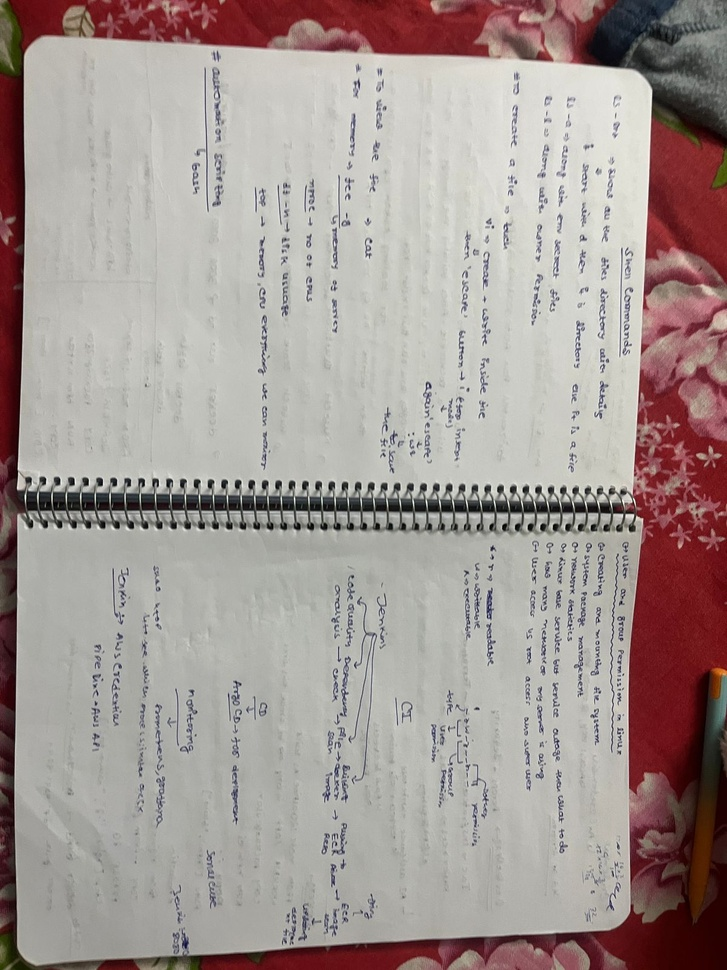
#> input picture testingimages/WhatsApp Image 2026-01-20 at 02.53.59.jpeg, 727 x 970 px, shrunk from 1200 x 1600 before the run
$ python -i warp.py   (imports and definitions only)
#> lines starting #> are read from the running program, lines starting #| are printed output that depends on the picture
#> further down, picture is the input picture: shape (970, 727, 3); mean B, G, R 148.2, 151.8, 163.7

import cv2
import numpy as np


# [70 lines left out: functions four_point_transform, order_points, auto_crop_borders, not called in this run]


def enhance_document(image, mode="auto"):

#> called with mode = 'auto'
    if image is None or image.size == 0:
        return image

    enhanced = image.copy()

    # Convert to LAB
    lab = cv2.cvtColor(enhanced, cv2.COLOR_BGR2LAB)
#> lab: shape (970, 727, 3); mean of channels 0, 1, 2 161.7, 132.5, 132.7
    l, a, b = cv2.split(lab)
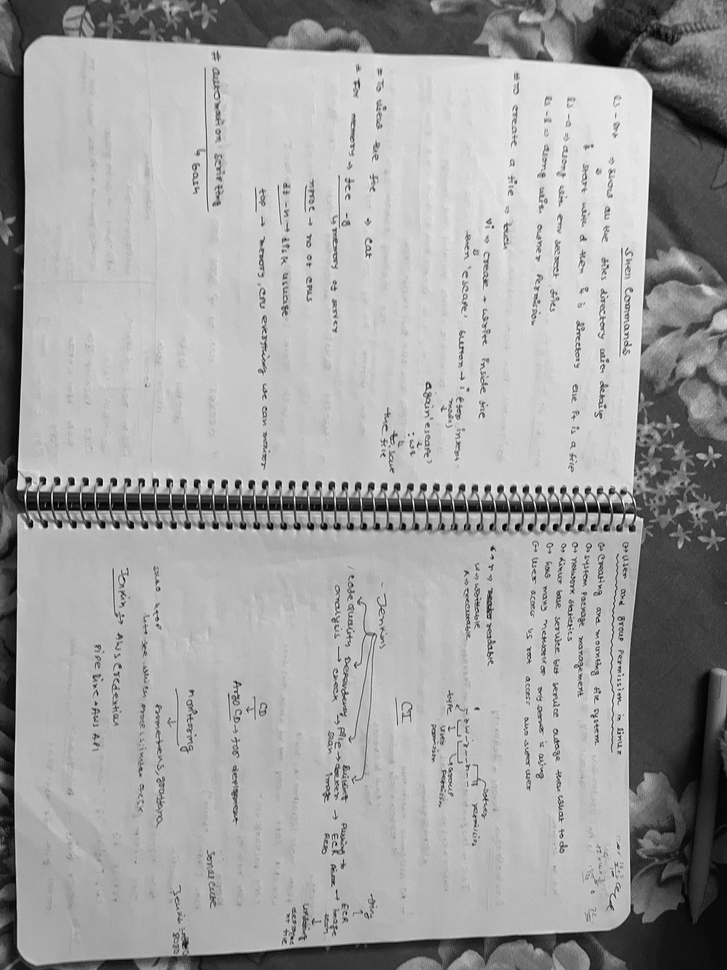
#> l: shape (970, 727); min 0, max 255, mean 161.7
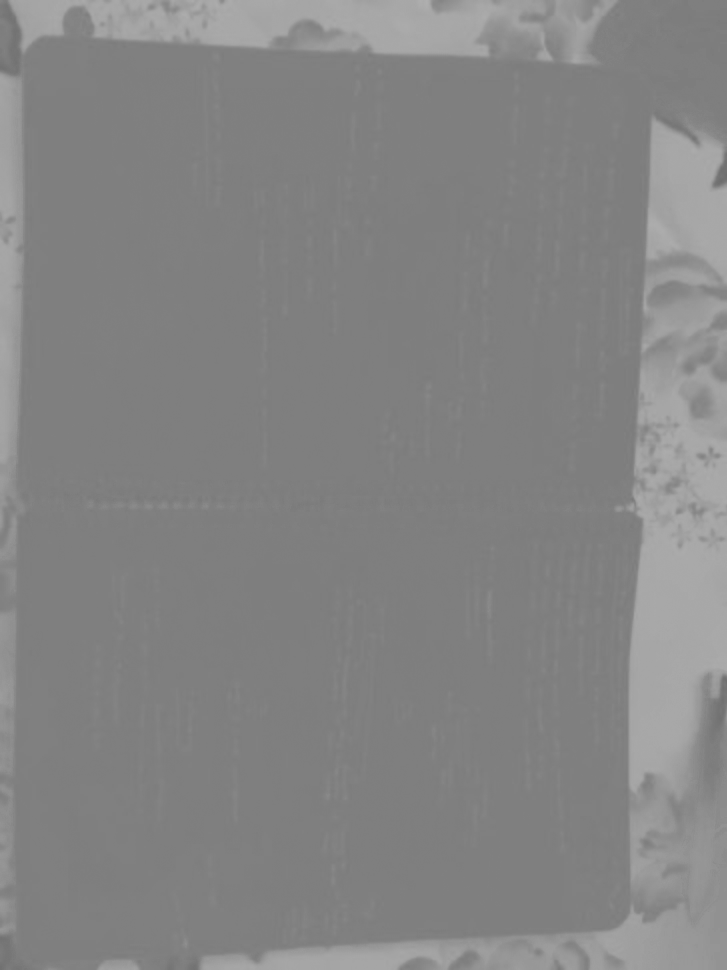
#> a: shape (970, 727); min 109, max 175, mean 132.5

    # Apply mild CLAHE
    clahe = cv2.createCLAHE(clipLimit=2.0, tileGridSize=(8, 8))
    l = clahe.apply(l)
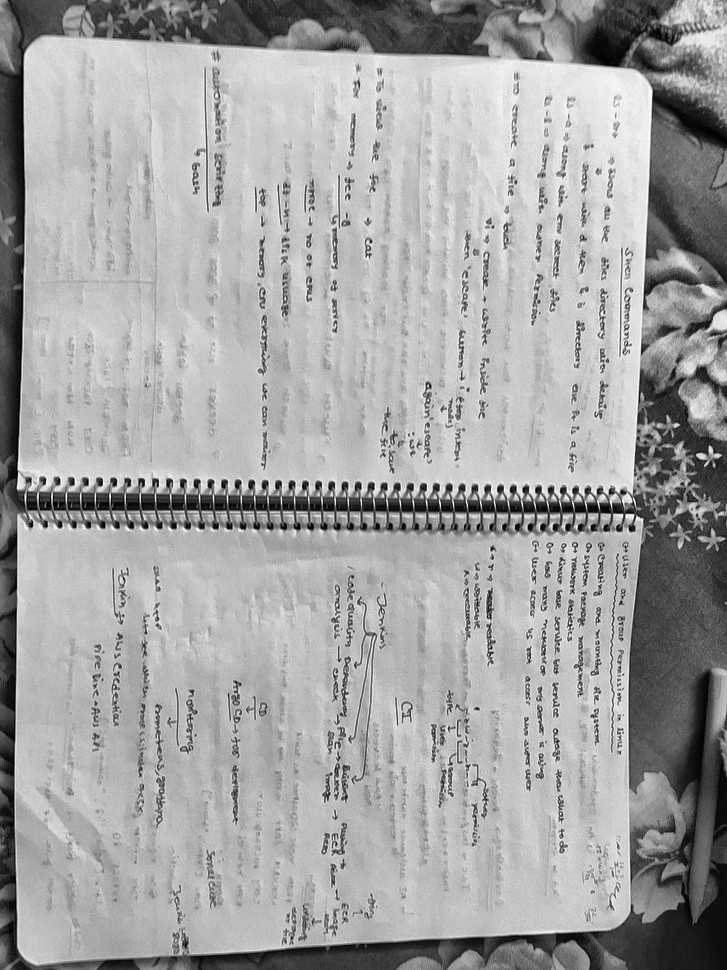
#> l: shape (970, 727); min 0, max 255, mean 162.9

    # Merge back
    enhanced = cv2.merge([l, a, b])
#> enhanced: shape (970, 727, 3); mean of channels 0, 1, 2 162.9, 132.5, 132.7
    enhanced = cv2.cvtColor(enhanced, cv2.COLOR_LAB2BGR)
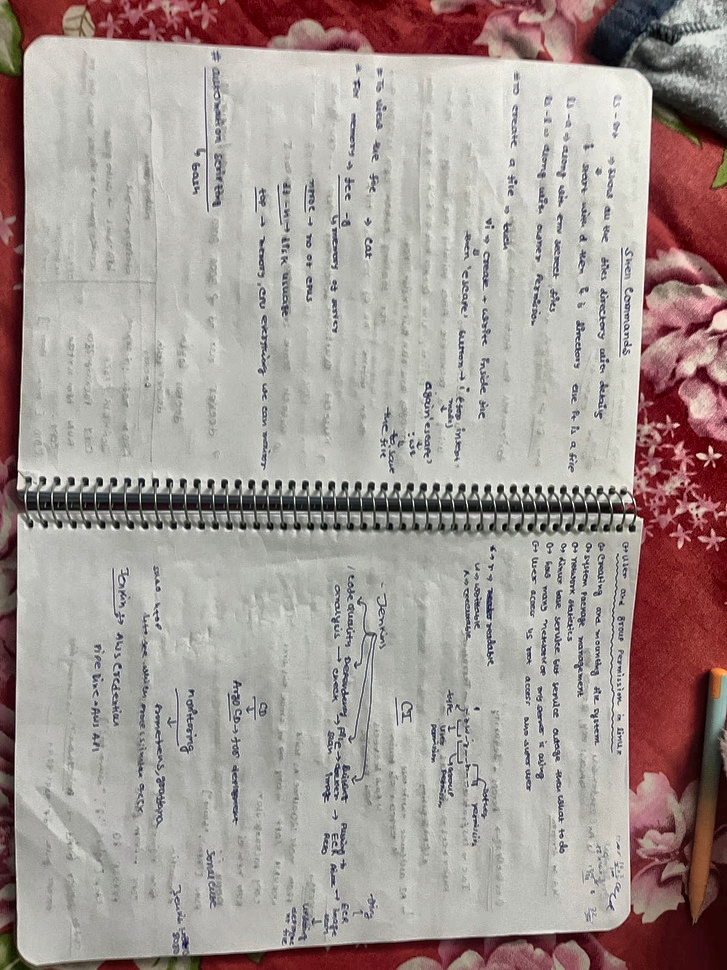
#> enhanced: shape (970, 727, 3); mean B, G, R 149.3, 153.2, 165.3

    # Very light sharpening
    kernel = np.array([
        [0, -0.5, 0],
        [-0.5, 3, -0.5],
        [0, -0.5, 0]
    ], dtype=np.float32)
    enhanced = cv2.filter2D(enhanced, -1, kernel)

    return enhanced


# [66 lines left out: functions enhance_document_bw, enhance_document_gray, not called in this run]

>>> import cv2
>>> picture = cv2.imread('../../../testingimages/WhatsApp Image 2026-01-20 at 02.53.59.jpeg')
>>> result = enhance_document(picture)

$ run again, on testingimages/WhatsApp Image 2026-01-21 at 00.18.11.jpeg
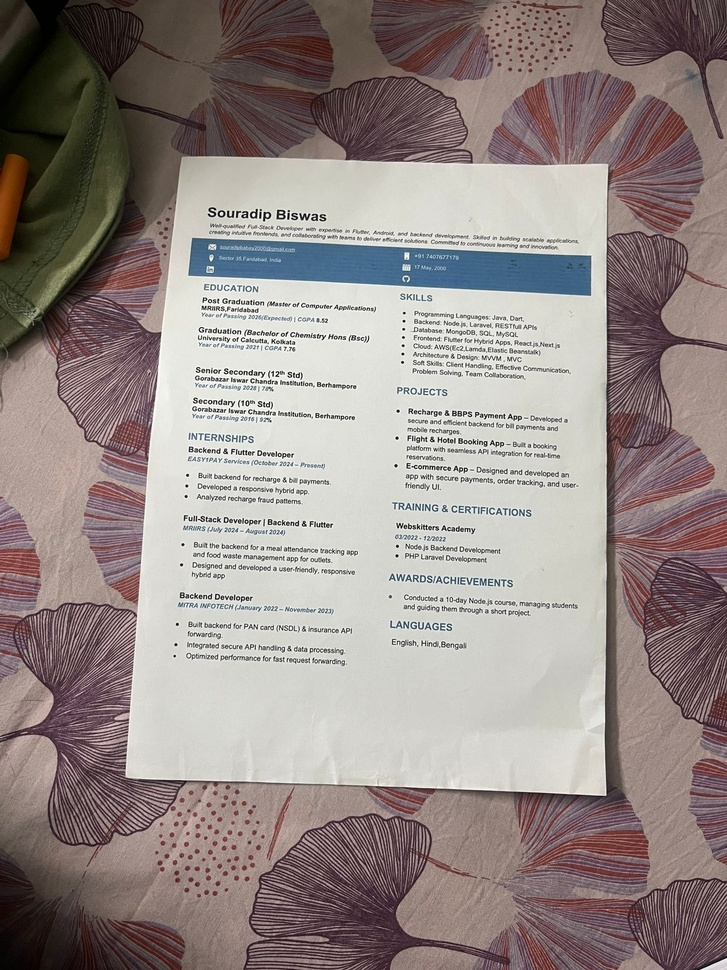
#> input picture testingimages/WhatsApp Image 2026-01-21 at 00.18.11.jpeg, 727 x 970 px, shrunk from 1200 x 1600 before the run
#> picture is the input picture: shape (970, 727, 3); mean B, G, R 134.1, 137, 148.1
#> lab: shape (970, 727, 3); mean of channels 0, 1, 2 145.2, 132.2, 131.3
#> in enhance_document, `l, a, b = cv2.split(lab)`:
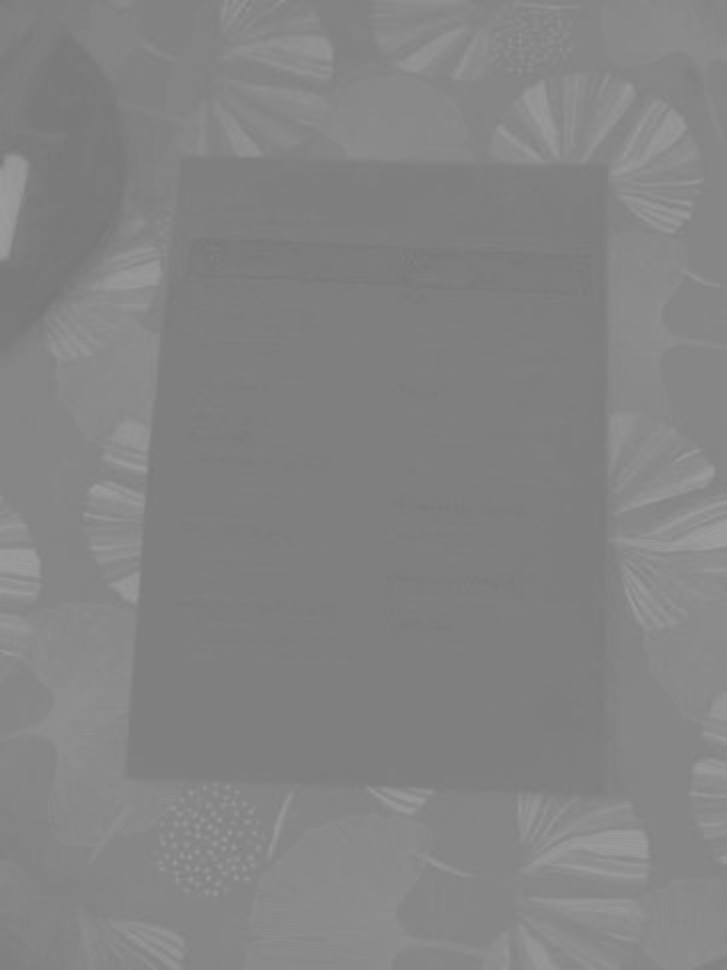
#> a: shape (970, 727); min 119, max 159, mean 132.2
#> in enhance_document, `enhanced = cv2.filter2D(enhanced, -1, kernel)`:
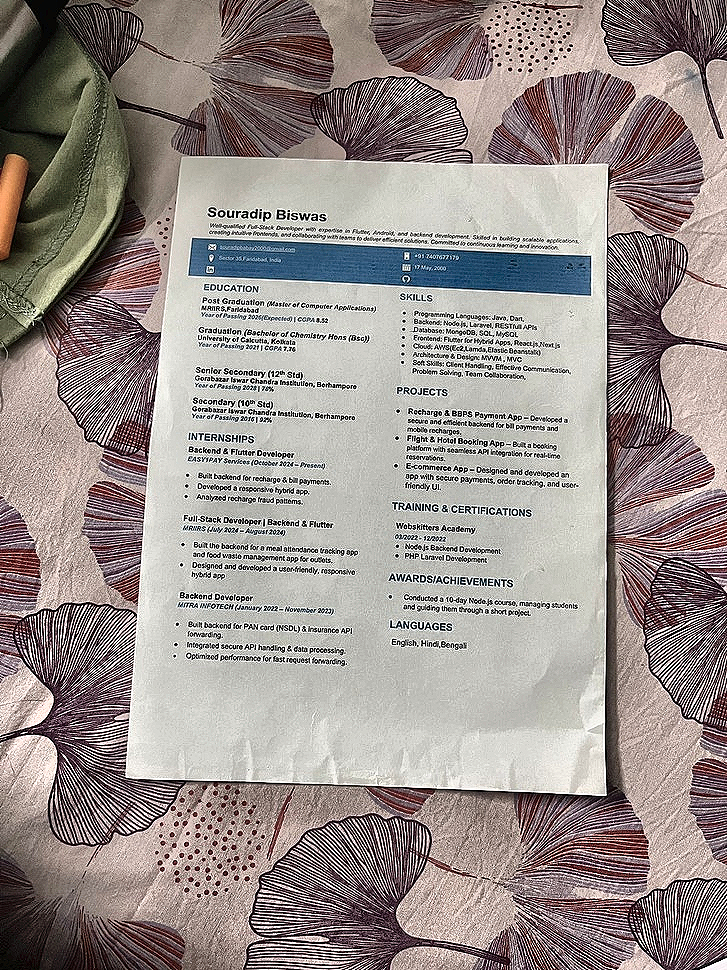
#> enhanced: shape (970, 727, 3); mean B, G, R 139.5, 142.8, 151.8

$ run again, on testingimages/WhatsApp Image 2026-01-21 at 01.23.36.jpeg
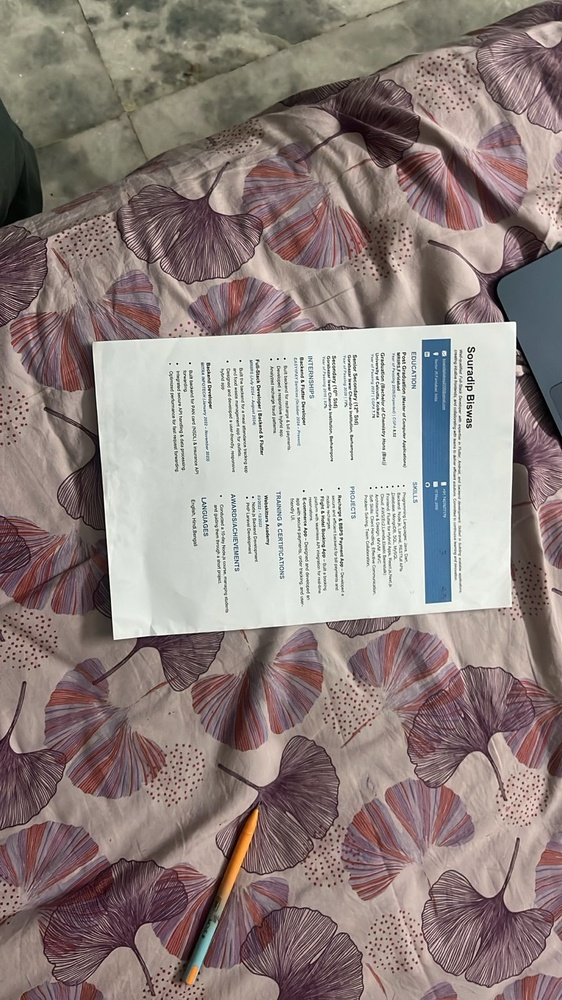
#> input picture testingimages/WhatsApp Image 2026-01-21 at 01.23.36.jpeg, 562 x 1000 px, shrunk from 900 x 1600 before the run
#> picture is the input picture: shape (1000, 562, 3); mean B, G, R 128.1, 131.5, 144.8
#> lab: shape (1000, 562, 3); mean of channels 0, 1, 2 141.1, 132.9, 131.8
#> in enhance_document, `l, a, b = cv2.split(lab)`:
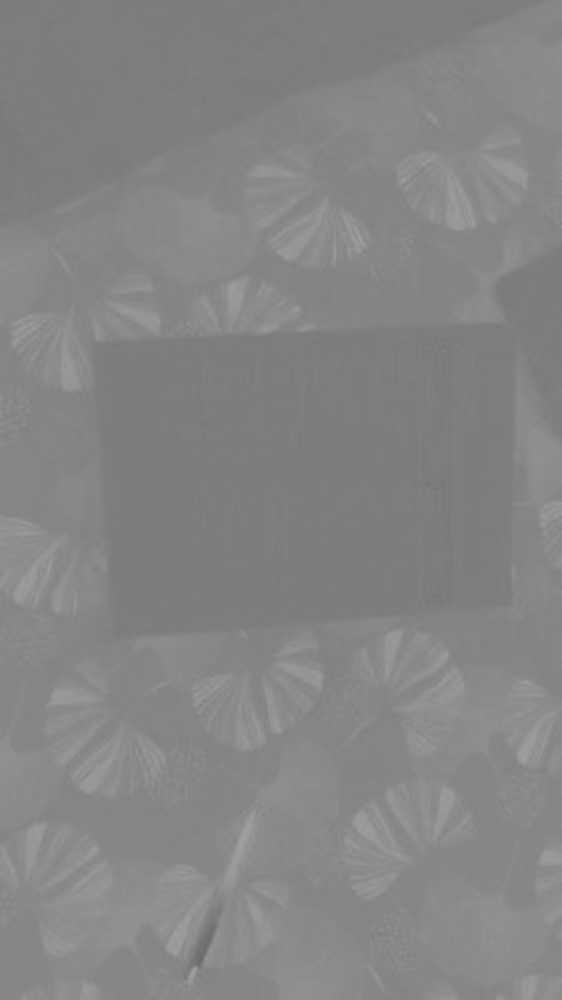
#> a: shape (1000, 562); min 106, max 161, mean 132.9
#> in enhance_document, `enhanced = cv2.filter2D(enhanced, -1, kernel)`:
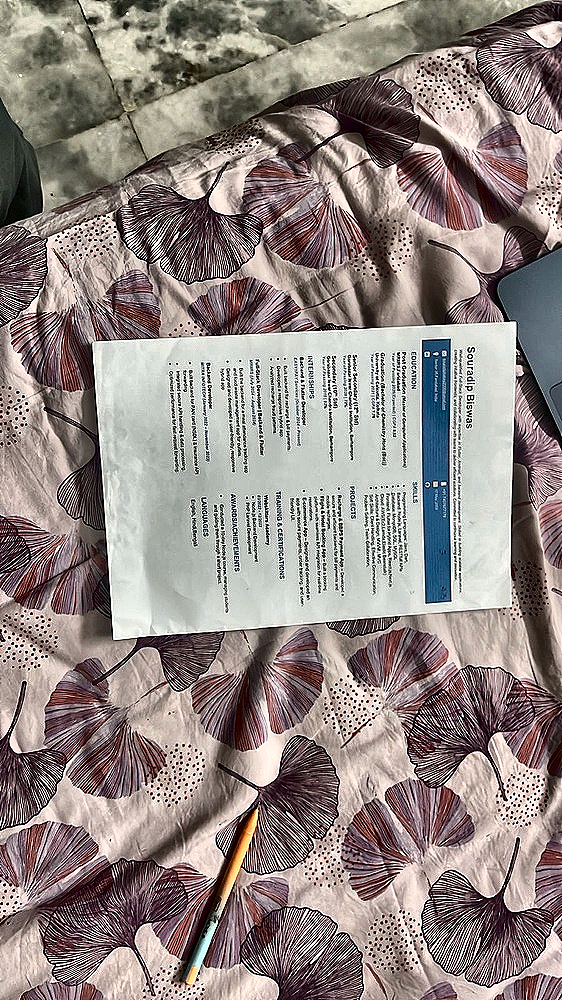
#> enhanced: shape (1000, 562, 3); mean B, G, R 131.6, 135, 146
